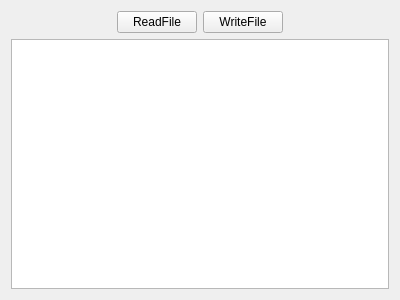
<?xml version="1.0" encoding="UTF-8"?>
<ui version="4.0">
 <class>Widget</class>
 <widget class="QWidget" name="Widget">
  <property name="geometry">
   <rect>
    <x>0</x>
    <y>0</y>
    <width>400</width>
    <height>300</height>
   </rect>
  </property>
  <property name="windowTitle">
   <string>Widget</string>
  </property>
  <layout class="QGridLayout" name="gridLayout">
   <item row="0" column="0">
    <spacer name="horizontalSpacer">
     <property name="orientation">
      <enum>Qt::Horizontal</enum>
     </property>
     <property name="sizeHint" stdset="0">
      <size>
       <width>104</width>
       <height>20</height>
      </size>
     </property>
    </spacer>
   </item>
   <item row="0" column="1">
    <widget class="QPushButton" name="ButtonRead">
     <property name="text">
      <string>ReadFile</string>
     </property>
    </widget>
   </item>
   <item row="0" column="2">
    <widget class="QPushButton" name="ButtonWrite">
     <property name="text">
      <string>WriteFile</string>
     </property>
    </widget>
   </item>
   <item row="0" column="3">
    <spacer name="horizontalSpacer_2">
     <property name="orientation">
      <enum>Qt::Horizontal</enum>
     </property>
     <property name="sizeHint" stdset="0">
      <size>
       <width>104</width>
       <height>20</height>
      </size>
     </property>
    </spacer>
   </item>
   <item row="1" column="0" colspan="4">
    <widget class="QTextEdit" name="textEdit"/>
   </item>
  </layout>
 </widget>
 <layoutdefault spacing="6" margin="11"/>
 <resources/>
 <connections/>
</ui>
